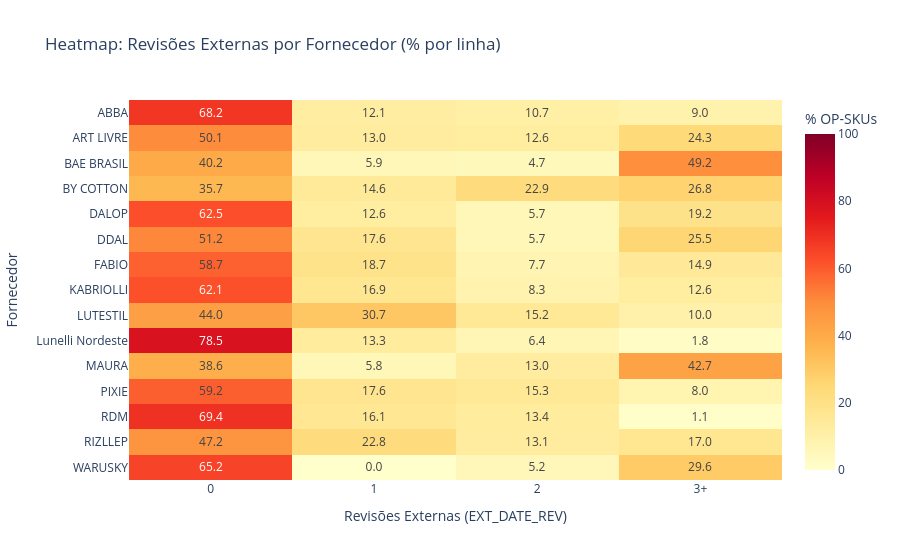

The code cell stored with this chart in its notebook:
### Code cell
heatmap_pct = build_supplier_heatmap(df_freq)
plot_supplier_heatmap(heatmap_pct)

### Figure 1 — Plotly figure (JSON) as saved in the notebook; plotly's stock layout.template omitted (floating-point values rounded to 4 significant figures)
{"data": [{"coloraxis": "coloraxis", "hovertemplate": "Revisões Externas (EXT_DATE_REV): %{x}<br>Fornecedor: %{y}<br>% OP-SKUs: %{z}<extra></extra>", "name": "0", "texttemplate": "%{z:.1f}", "type": "heatmap", "x": ["0", "1", "2", "3+"], "xaxis": "x", "y": ["ABBA", "ART LIVRE", "BAE BRASIL", "BY COTTON", "DALOP", "DDAL", "FABIO", "KABRIOLLI", "LUTESTIL", "Lunelli Nordeste", "MAURA", "PIXIE", "RDM", "RIZLLEP", "WARUSKY"], "yaxis": "y", "z": [[68.2, 12.13, 10.66, 9.016], [50.11, 12.97, 12.63, 24.29], [40.16, 5.896, 4.708, 49.24], [35.69, 14.6, 22.92, 26.8], [62.55, 12.61, 5.663, 19.18], [51.21, 17.55, 5.69, 25.54], [58.72, 18.68, 7.651, 14.95], [62.12, 16.92, 8.333, 12.63], [44.04, 30.72, 15.19, 10.05], [78.48, 13.32, 6.352, 1.844], [38.59, 5.781, 12.97, 42.66], [59.18, 17.55, 15.31, 7.959], [69.43, 16.14, 13.38, 1.062], [47.16, 22.82, 13.06, 16.96], [65.18, 0.0, 5.222, 29.59]]}], "layout": {"coloraxis": {"cmax": 100, "cmin": 0, "colorbar": {"title": {"text": "% OP-SKUs"}}, "colorscale": [[0, "rgb(255,255,204)"], [0.125, "rgb(255,237,160)"], [0.25, "rgb(254,217,118)"], [0.375, "rgb(254,178,76)"], [0.5, "rgb(253,141,60)"], [0.625, "rgb(252,78,42)"], [0.75, "rgb(227,26,28)"], [0.875, "rgb(189,0,38)"], [1, "rgb(128,0,38)"]]}, "title": {"text": "Heatmap: Revisões Externas por Fornecedor (% por linha)"}, "xaxis": {"anchor": "y", "domain": [0, 1], "title": {"text": "Revisões Externas (EXT_DATE_REV)"}}, "yaxis": {"anchor": "x", "autorange": "reversed", "domain": [0, 1], "title": {"text": "Fornecedor"}}}}
